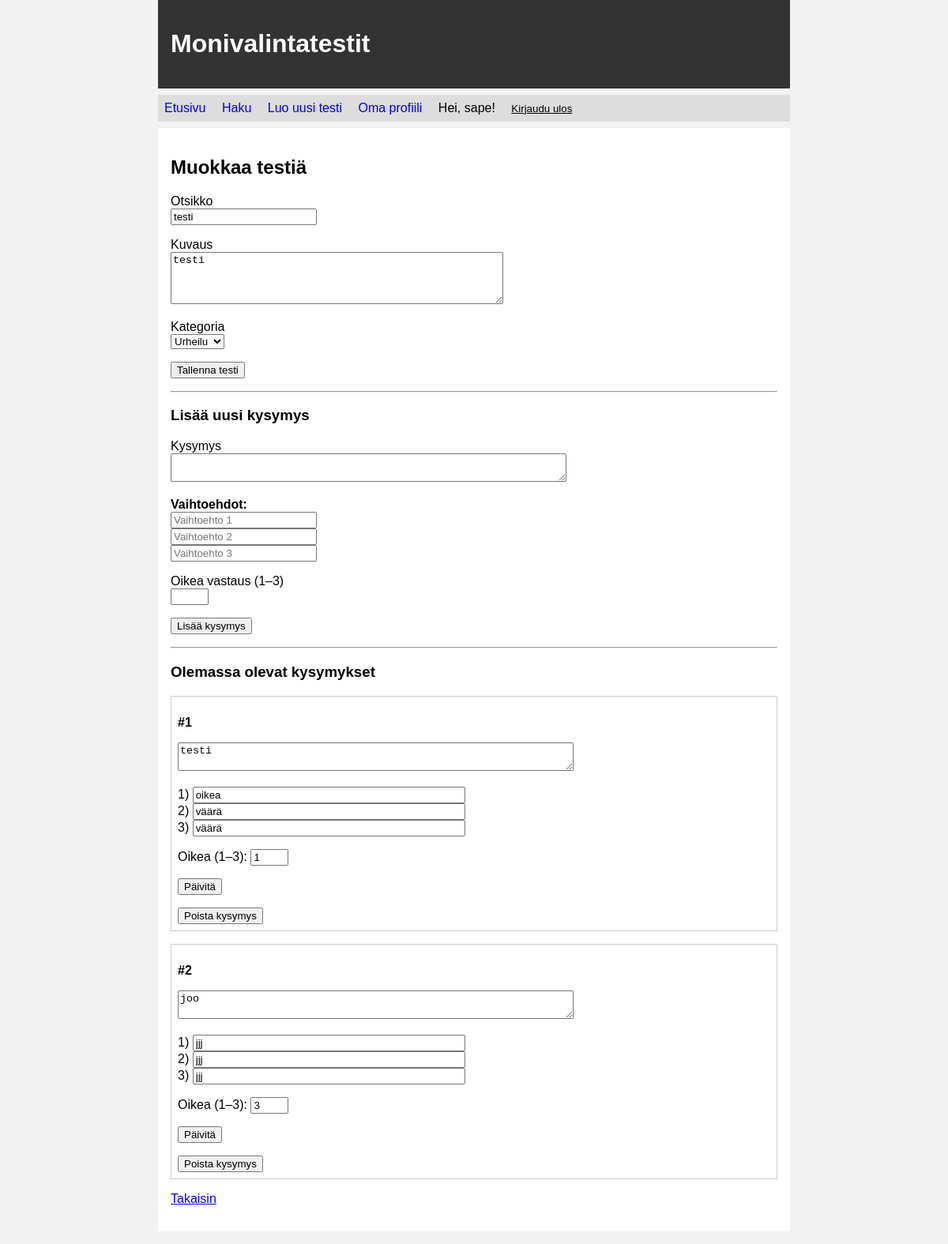
The page /edit_set/1 (signed in) on the database as committed earlier.
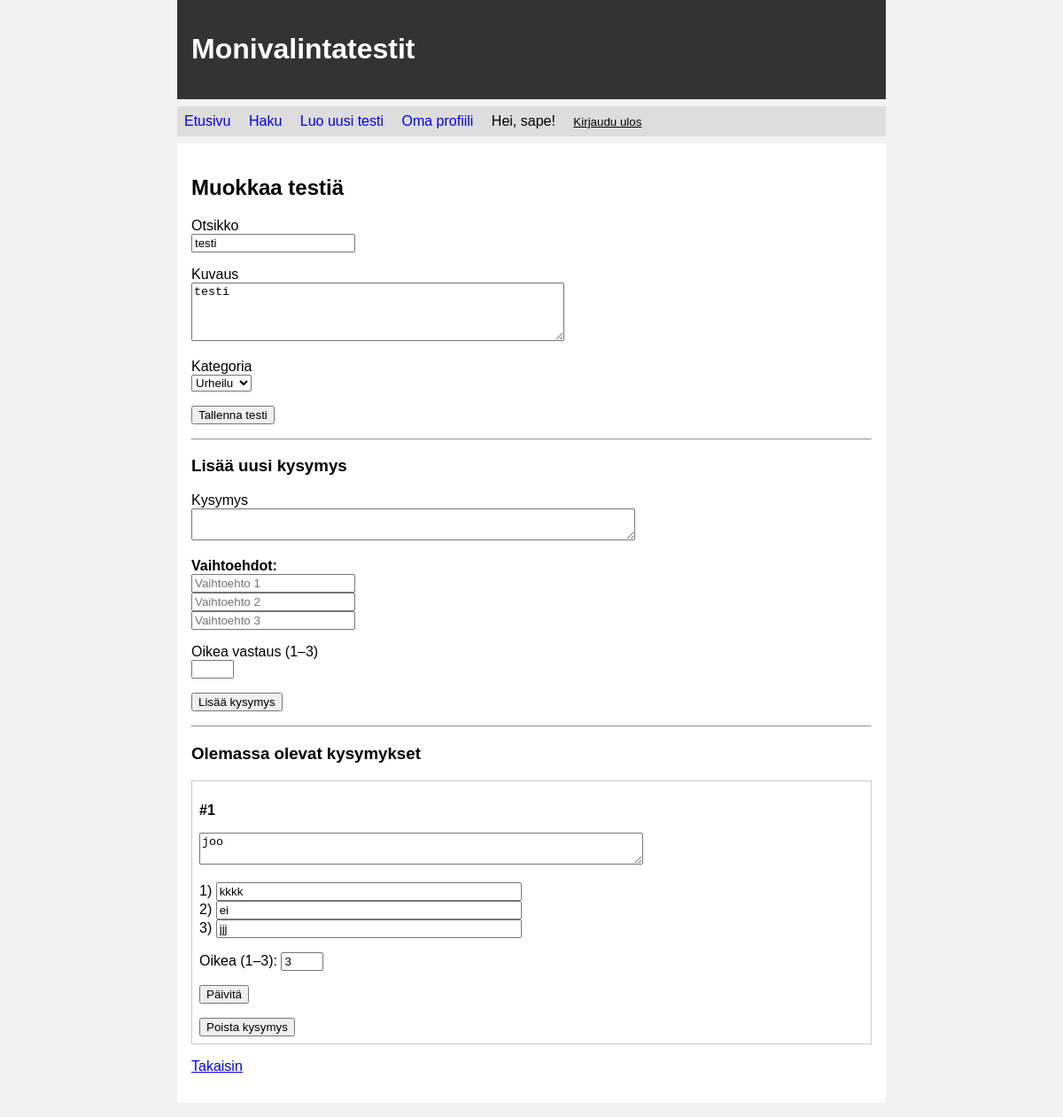
The same page on the database as committed later.
### tables this page shows
CREATE TABLE questions (
        id INTEGER PRIMARY KEY,
        set_id INTEGER REFERENCES sets,
        question_text TEXT,
        answer1 TEXT,
        answer2 TEXT,
        answer3 TEXT,
        correct_answer INTEGER
    );

### app.py (the view, shortened to what this page needs)
@app.route("/edit_set/<int:set_id>", methods=["GET", "POST"])
def edit_set(set_id):
    require_login()
    s = get_set(set_id)
    if not s or s["user_id"] != session["user_id"]:
        abort(404 if not s else 403)
    if request.method == "GET":
        return render_template("edit_set.html", s=s,
                               categories=get_categories(),
                               questions=get_questions(set_id))

### app.py (called while the page is built)
def require_login():
    if "user_id" not in session:
        abort(403)

def get_categories():
    return db.query("SELECT id, name FROM categories ORDER BY name")

def get_set(set_id):
    rows = db.query("""SELECT s.*, c.name AS category_name, u.username
                       FROM sets s
                       LEFT JOIN categories c ON s.category_id=c.id
                       JOIN users u ON s.user_id=u.id
                       WHERE s.id=?""", [set_id])
    return rows[0] if rows else None

def get_questions(set_id):
    return db.query("""SELECT * FROM questions WHERE set_id=?""", [set_id])

### db.py (called while the page is built)
def get_connection():
    con = sqlite3.connect("database.db")
    con.execute("PRAGMA foreign_keys = ON")
    con.row_factory = sqlite3.Row
    return con

def query(sql, params=None):
    if params is None:
        params = []
    con = get_connection()
    try:
        return con.execute(sql, params).fetchall()
    finally:
        con.close()

### templates/edit_set.html (shortened to what this page needs)
{% extends "layout.html" %}
{% block content %}
<h2>Muokkaa testiä</h2>
<form action="/edit_set/{{ s.id }}" method="post">
  <p>
    <label for="title">Otsikko</label><br>
    <input type="text" id="title" name="title" value="{{ s.title }}" maxlength="100">
  </p>
  <p>
    <label for="desc">Kuvaus</label><br>
    <textarea id="desc" name="description" rows="4" cols="50">{{ s.description }}</textarea>
  </p>
  <p>
    <label for="category">Kategoria</label><br>
    <select id="category" name="category_id">
      {% for cat in categories %}
        <option value="{{ cat.id }}" {% if s.category_id == cat.id %}selected{% endif %}>{{ cat.name }}</option>
      {% endfor %}
    </select>
  </p>
  <p><input type="submit" value="Tallenna testi"></p>
</form>
<hr>
<h3>Lisää uusi kysymys</h3>
<form action="/edit_set/{{ s.id }}" method="post">
  <p>
    <label for="qtext">Kysymys</label><br>
    <textarea id="qtext" name="question_text" rows="2" cols="60"></textarea>
  </p>
  <p><b>Vaihtoehdot:</b><br>
    <input type="text" name="answer1" placeholder="Vaihtoehto 1"><br>
    <input type="text" name="answer2" placeholder="Vaihtoehto 2"><br>
    <input type="text" name="answer3" placeholder="Vaihtoehto 3"><br>
  </p>
  <p>
    <label for="correct">Oikea vastaus (1–3)</label><br>
    <input type="number" min="1" max="3" id="correct" name="correct">
  </p>
  <p><input type="submit" value="Lisää kysymys"></p>
</form>
<hr>
<h3>Olemassa olevat kysymykset</h3>
{% for q in questions %}
<div class="question">
  <form action="/update_question/{{ q.id }}" method="post" style="margin-bottom:0.5em;">
    <p><b>#{{ loop.index }}</b></p>
    <p>
      <textarea name="question_text" rows="2" cols="60">{{ q.question_text }}</textarea>
    </p>
    <p>
      1) <input type="text" name="answer1" value="{{ q.answer1 }}" size="40"><br>
      2) <input type="text" name="answer2" value="{{ q.answer2 }}" size="40"><br>
      3) <input type="text" name="answer3" value="{{ q.answer3 }}" size="40">
    </p>
    <p>
      Oikea (1–3):
      <input type="number" name="correct" min="1" max="3" value="{{ q.correct_answer }}">
    </p>
    <p>
      <button type="submit">Päivitä</button>
    </p>
  </form>
  <form action="/delete_question/{{ q.id }}" method="post"
        onsubmit="return confirm('Poistetaanko kysymys?');">
    <button>Poista kysymys</button>
  </form>
</div>
{% endfor %}
<p><a href="/set/{{ s.id }}">Takaisin</a></p>
{% endblock %}

Rows that differ between the two databases and show on the page:
removed questions: question_text "testi", answer1 "oikea", answer2 "väärä", answer3 "väärä", correct "1"
changed questions "joo": answer1 "jjj" → "kkkk"; answer2 "jjj" → "ei"
